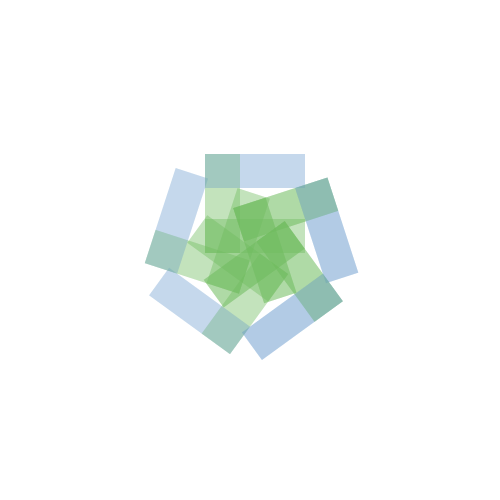
Frame 1 (no input)
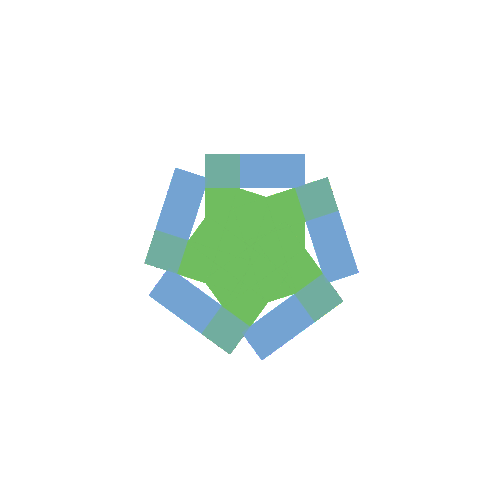
Frame 60 (the mouse pressed at the canvas centre just before this capture)
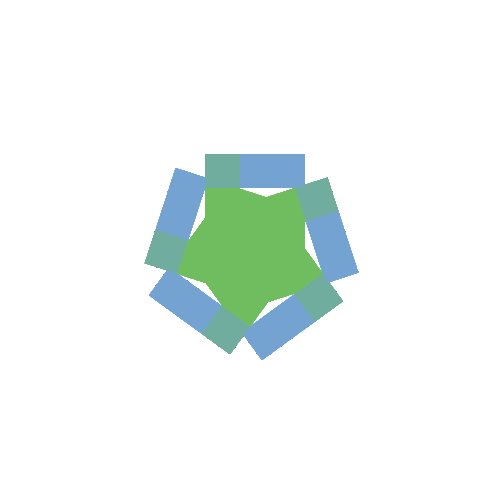
Frame 120 (the mouse held since frame 60 and released just before this capture)

The Processing sketch that drew these frames (run headless with seeded random() and noise(); from frame 60 on, the mouse is pressed at the canvas centre):

// Processing sketch: processing_84873
// ── processing_84873.pde

void setup()
{
size(500, 500);
 background(255);
 smooth();
}

void draw(){
  noStroke();
 
  
  translate(width/2, height/2);
  for (int i=0;i<360;i=i+30){
  rotate(radians(72)); 
  fill(110,185,95,60);
  rect(-45,-31,100,34);
  rect(-45,-96,35,99);
  noFill();
  fill(115,160,210,60);
  rect(-45,-96,100,34);
  noFill();
 }
}
